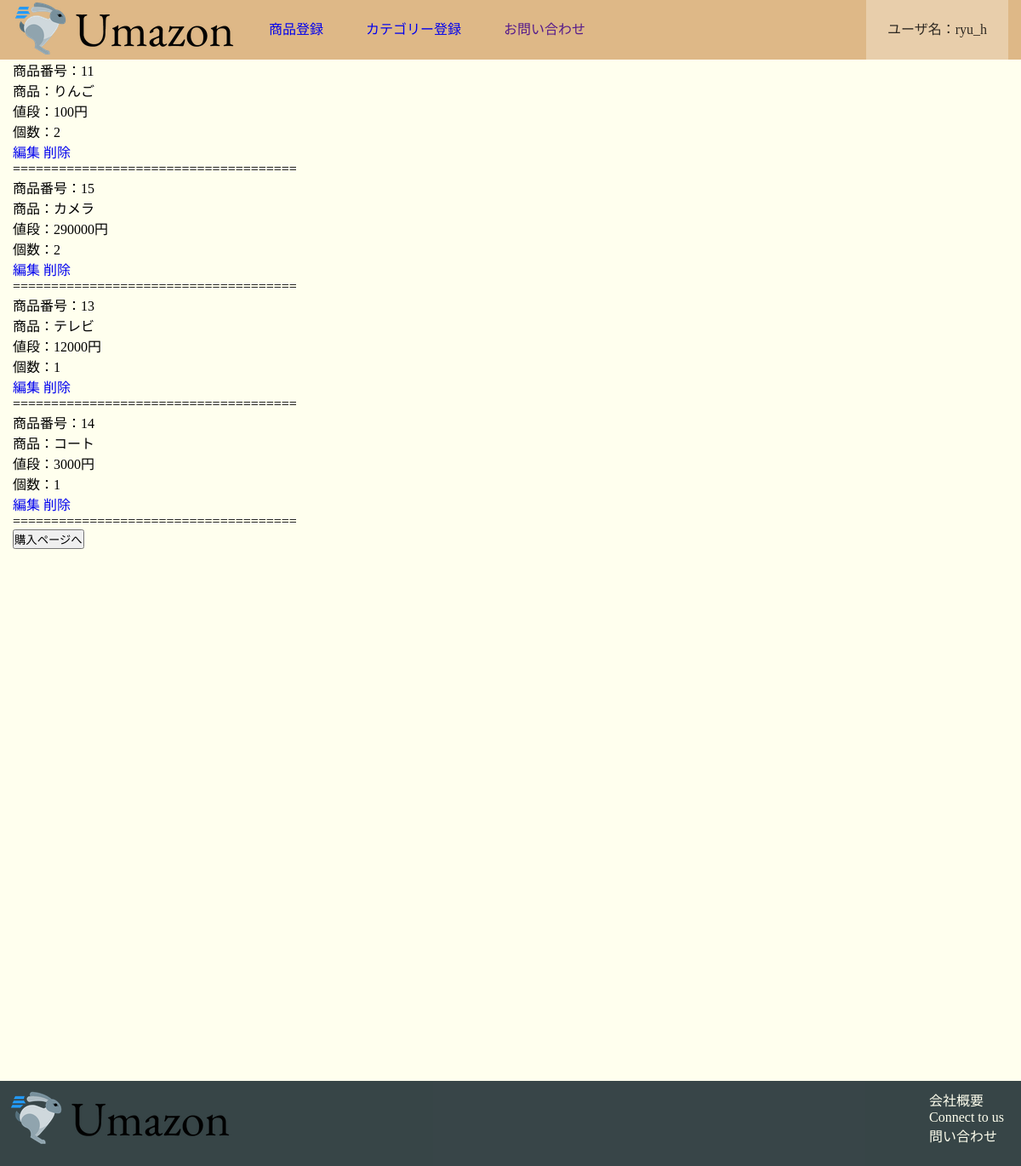
/cart/list/ (signed in), run on an earlier commit of the app's database.
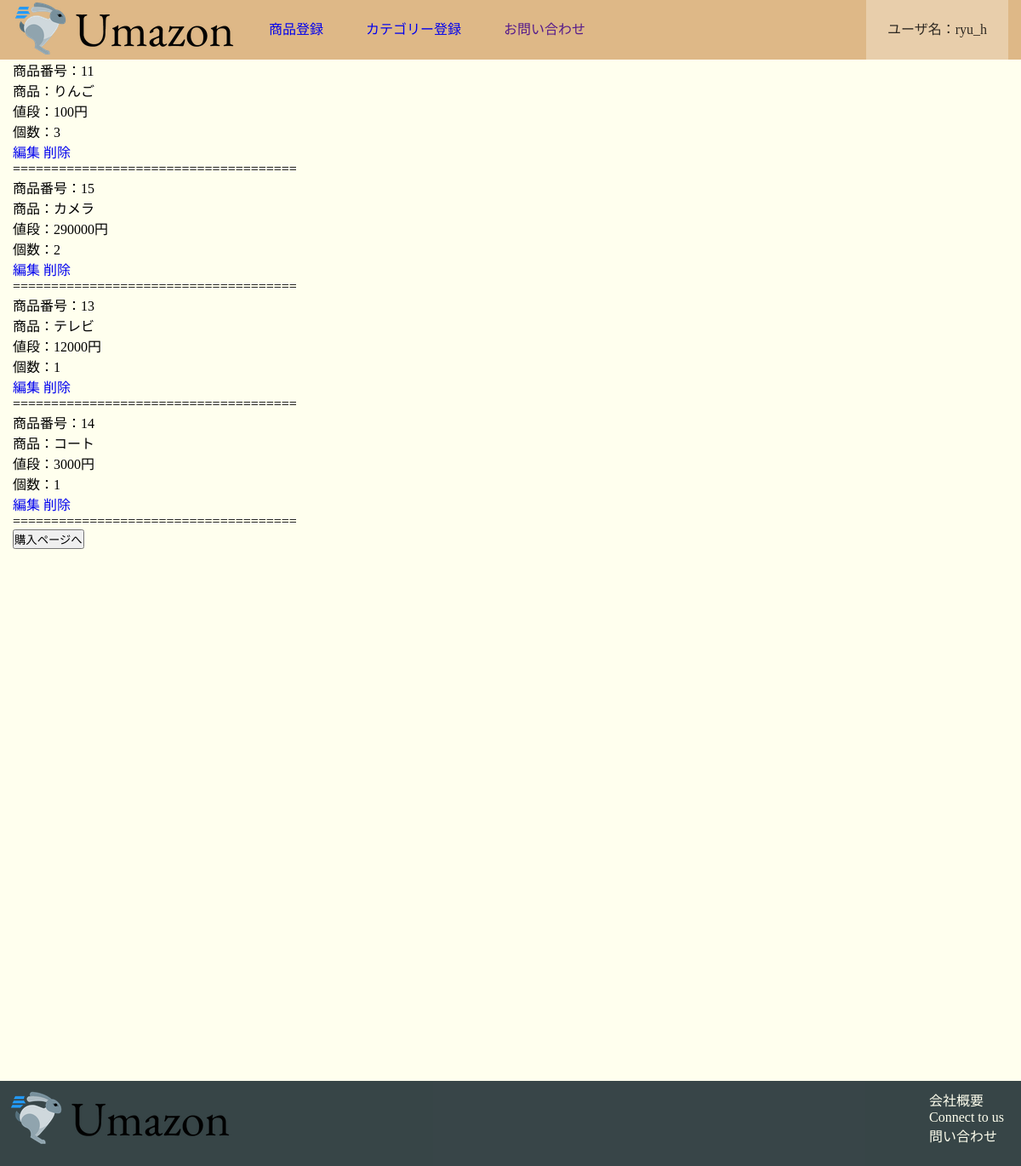
And on a later commit of the database.
### cart/models.py (models this page shows)
class Cart(models.Model):
    user = models.CharField('ユーザ',max_length=20)
    name = models.CharField("商品", max_length=128)
    product_num = models.CharField('商品番号', max_length=128, null=True, blank=True)
    price = models.PositiveIntegerField("価格")
    count = models.PositiveIntegerField('数量')

### cart/views.py (the view)
# urls.py: path('cart/list/', cart.views.cart_list, name='cart_list'),
def cart_list(request):
    cart = Cart.objects.filter(user=request.user.id)
    for c in cart:
        product=Product.objects.get(id=c.product_num)
        c.name=product.name
        c.product_num = product.id
    if cart:
        return TemplateResponse(request,'cart/cart_list.html',{'cart':cart})
    else:
        return TemplateResponse(request,'top/toppage.html')

### cart/templates/cart/cart_list.html (shortened to what this page needs)
{% extends '../base.html' %}
{% block content %}
<div class="container">
{%for c in cart %}
        <ul>
            <li>商品番号：{{c.product_num}}</li>
            <li>商品：{{c.name}}</li>
            <li>値段：{{c.price}}円</li>
            <li>個数：{{c.count}}</li>
        </ul>
        <div class="editor">
            <a href="{% url 'cart_edit' c.id %}">編集</a>
            <a href="{% url 'cart_delete' c.id %}">削除</a>
          </div>
    <p>=====================================</p>
    <form method="POST" action="{% url 'buy_post' %}">
        {% if forloop.last %}
        <input type="submit" value="購入ページへ">
        {%endif%}
    </form>
{%endfor%}
</div>
{% endblock %}

What changed in the data, as far as the page shows it:
changed Cart "りんご": count "2" → "3"
